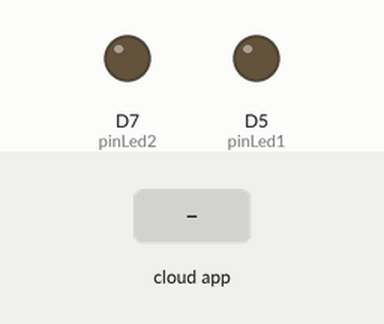
This sketch was run on a simulated ESP8266 (NodeMCU). Parts: output pins drawn as LEDs (lit = HIGH). Inputs (shaded band) come from the test bench. WiFi joins after 1.5 s; servers stay silent unless stated; the Firebase database answers and starts empty; what the sketch prints to the serial monitor is not drawn.

Above: at 2.7 s.
2.8 s: the phone or cloud app sets lampuSatu to true
At 3.8 s:
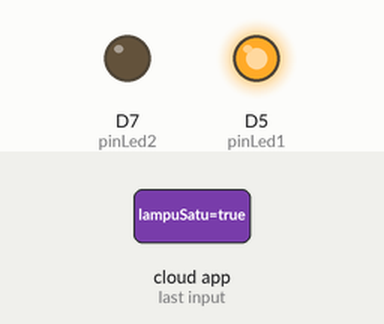
4.3 s: the phone or cloud app sets lampuDua to true
At 5.7 s:
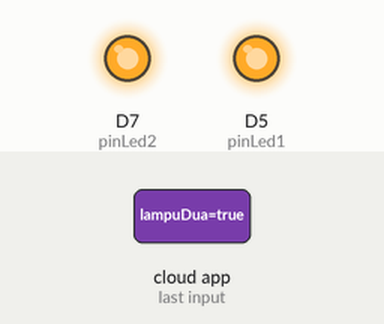
6.0 s: the phone or cloud app sets lampuSatu to false
At 6.9 s:
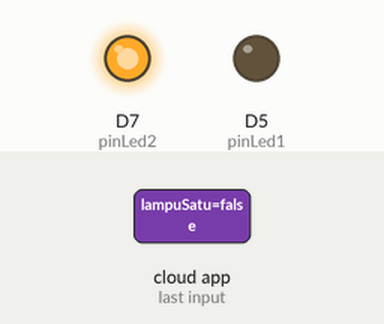
7.5 s: the phone or cloud app sets lampuDua to false
At 8.1 s:
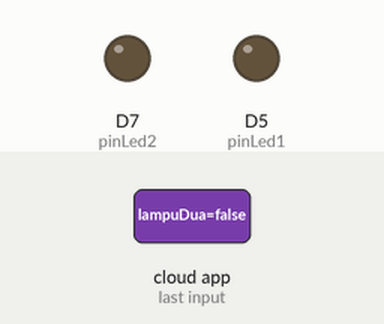
Timing chart, 0 to 10.0 s (numbered marks = the images above; inputs shaded):
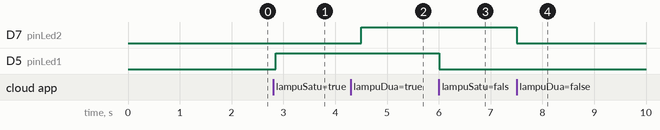

The sketch:

Kodular_Firebase.ino
```cpp
#include <FirebaseESP8266.h>
#include <ESP8266WiFi.h>

#define FIREBASE_HOST "https://real-time-data-bc4d3-default-rtdb.asia-southeast1.firebasedatabase.app/" // link projek firebase
#define FIREBASE_AUTH "X6a1jDEJUcHqQzLAEUD9otEPqC4THvfC7GFsjHRw" // secret code projek firebase


#define WIFI_SSID "WIFI_ADHIT" // ssid wifi
#define WIFI_PASS "budumbaba" // pass wifi

#define pinLed1 D5
#define pinLed2 D7

unsigned long waktuAwal1 = 0;
unsigned long waktuAwal2 = 0;
float detik1 = 0;
float detik2 = 0;
bool hitung1  = 0;
bool hitung2  = 0;

FirebaseData firebaseData;

void setup() {
  // put your setup code here, to run once:
  Serial.begin(115200);
  pinMode(pinLed1, OUTPUT);
  pinMode(pinLed2, OUTPUT);
  WiFi.begin(WIFI_SSID, WIFI_PASS);
  Serial.print("Connecting....");
  while(WiFi.status() != WL_CONNECTED){
    Serial.print(".");
    delay(500);
  }

  Serial.println();
  Serial.print("Connected with IP : ");
  Serial.println(WiFi.localIP());
  Serial.println();

  Firebase.begin(FIREBASE_HOST, FIREBASE_AUTH);

}

void hitungWaktu(){
  if(millis() > waktuAwal1 + 500){
    if(hitung1 == 1){
      detik1++;
      waktuAwal1 = millis();
    }
  }

  if(millis() > waktuAwal2 + 500){
    if(hitung2 == 1){
      detik2++;
      waktuAwal2 = millis();
    }
  }
}

void aksi(bool istrue){

}

void loop() {

  hitungWaktu();

  if(Firebase.getString(firebaseData, "/Firebase_Kodular/lampuSatu")){
    String data1 = firebaseData.stringData();
    if(data1 == "true"){
      hitung1 = 1;
      digitalWrite(pinLed1, 1);
      Firebase.setInt(firebaseData, "Firebase_Kodular/detikNyalaR1", detik1);
    } else if(data1 == "false"){
      hitung1 = 0;
      digitalWrite(pinLed1, 0);
    }
  };

  if(Firebase.getString(firebaseData, "/Firebase_Kodular/lampuDua")){
    String data2 = firebaseData.stringData();
    if(data2 == "true"){
      hitung2 = 1;
      digitalWrite(pinLed2, 1);
      Firebase.setInt(firebaseData, "Firebase_Kodular/detikNyalaR2", detik2);
    } else if(data2 == "false"){
      hitung2 = 0;
      digitalWrite(pinLed2, 0);
    }
  };
}
```

Measured:
- after the input at 2.8 s, D5 (pinLed1): LOW → HIGH after 0.05 s
- after the input at 4.3 s, D7 (pinLed2): LOW → HIGH after 0.21 s
- after the input at 6.0 s, D5 (pinLed1): HIGH → LOW at once
- after the input at 7.5 s, D7 (pinLed2): HIGH → LOW at once
